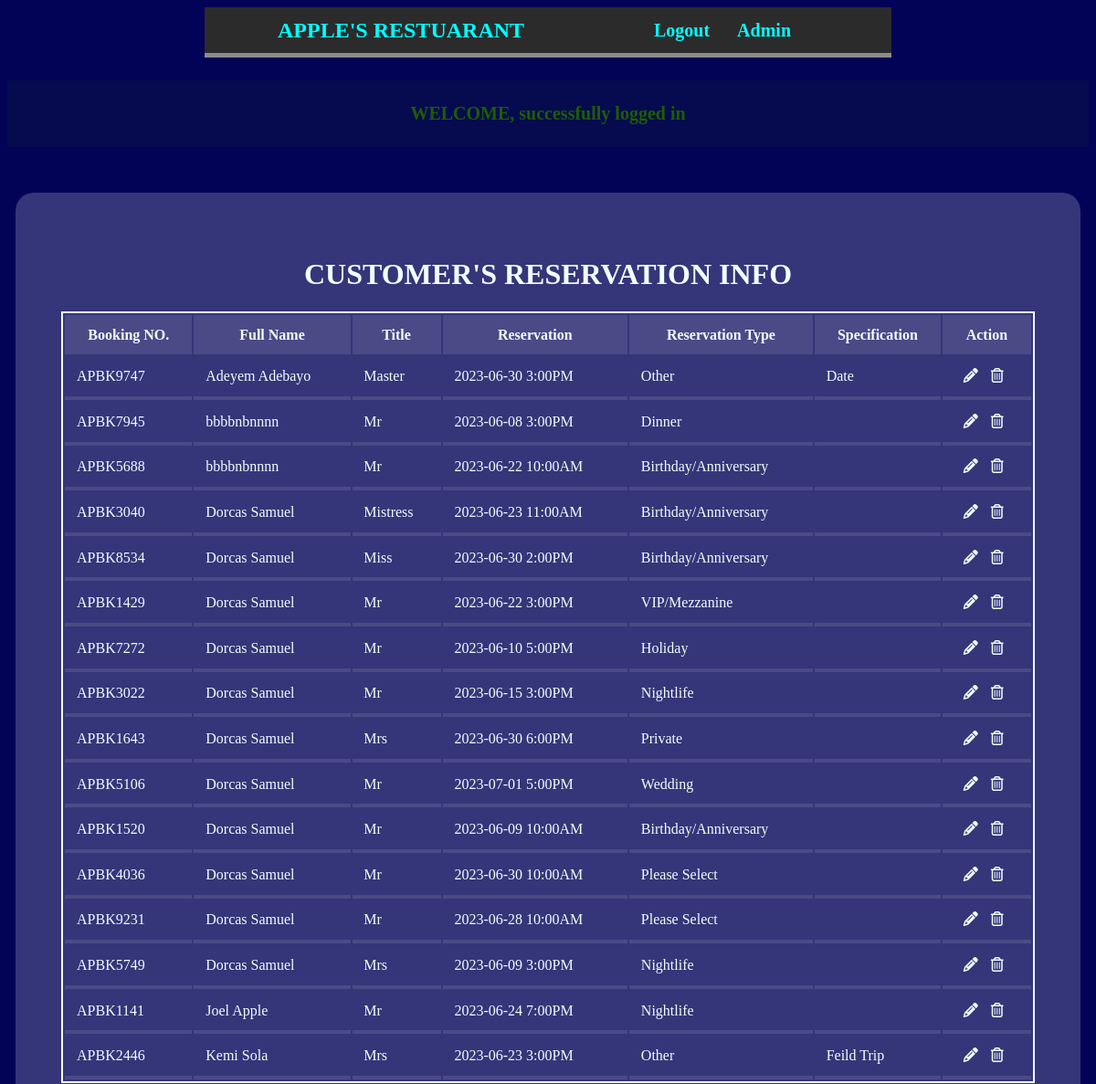
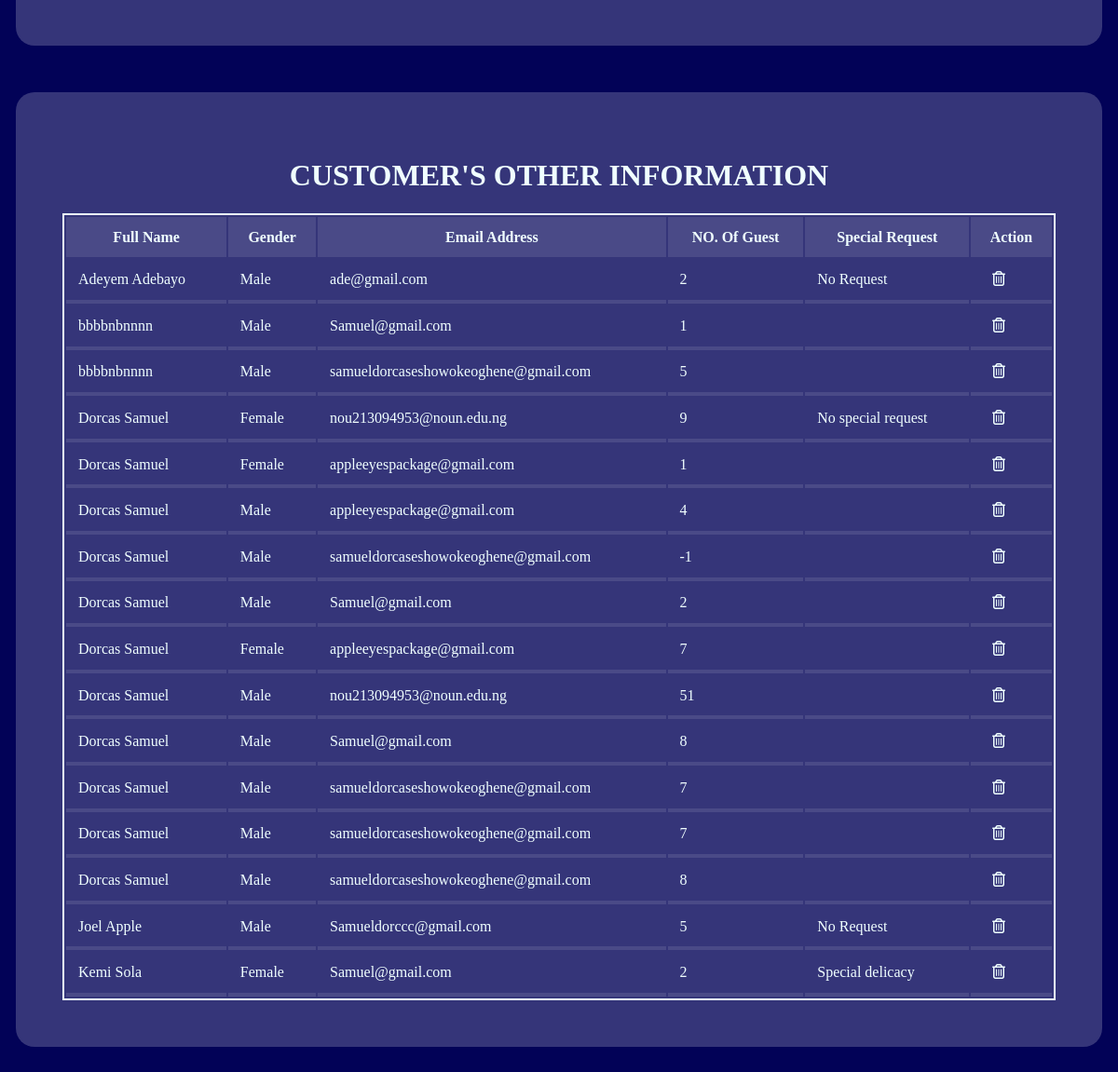
The app's page /admin/ (signed in) with its own data (2 pictures, top to bottom).
### tables this page shows
CREATE TABLE `customerstable` (
  `id` int(11) UNSIGNED NOT NULL,
  `booking` varchar(10) NOT NULL,
  `fullname` varchar(100) NOT NULL,
  `email` varchar(100) NOT NULL,
  `gender` varchar(30) NOT NULL,
  `title` varchar(30) NOT NULL,
  `guest` int(10) NOT NULL,
  `reservation` varchar(255) DEFAULT NULL,
  `reservetype` varchar(50) NOT NULL,
  `specify` varchar(50) NOT NULL,
  `message` varchar(1000) NOT NULL
);

### admin/index.php (the view, shortened to what this page needs)
<?php
include '../config/header.php';
$query = "SELECT * FROM customerstable ORDER BY fullname";
$customers = mysqli_query($connection, $query);
$otherQuery = "SELECT * FROM customerstable ORDER BY fullname";
$otherCustomers = mysqli_query($connection, $otherQuery);
?>
<body>
    <?php if (isset($_SESSION['signin-success'])) : ?>
                <div class="alert-message success">
                    <p>
                        <?= $_SESSION['signin-success'];
                        ?>
                    </p>
                </div>
    <?php endif ?>
    <div class="container" id="table-container">
        <h1 style="text-align:center;">CUSTOMER'S RESERVATION INFO</h1>
        <?php if (mysqli_num_rows($customers) > 0) : ?>
            <table>
                <thead>
                    <tr>
                        <th>Booking NO.</th>
                        <th>Full Name</th>
                        <th>Title</th>
                        <th>Reservation</th>
                        <th>Reservation Type</th>
                        <th>Specification</th>
                        <th>Action</th>
                    </tr>
                </thead>
                <tbody>
                    <?php while ($customer = mysqli_fetch_assoc($customers)) : ?>
                        <tr>
                            <td><?= $customer['booking'] ?></td>
                            <td><?= $customer['fullname'] ?></td>
                            <td><?= $customer['title'] ?></td>
                            <td><?= $customer['reservation'] ?></td>
                            <td><?= $customer['reservetype'] ?></td>
                            <td><?= $customer['specify'] ?></td>
                            <td>
                                <a href="<?= ROOT_URL ?>admin/edit.php?id=<?= $customer['id'] ?>"><i class="fa-solid fa-pencil"></i></a>
                                <a href="<?= ROOT_URL ?>admin/delete.php?id=<?= $customer['id'] ?>"><i class="fa-regular fa-trash-can"></i></a>
                            </td>
                        </tr>
                    <?php endwhile ?>
                </tbody>
            </table>
        <?php endif ?>
    </div>
    <div class="container" id="table-container">
        <h1 style="text-align:center;">CUSTOMER'S OTHER INFORMATION</h1>
        <?php if (mysqli_num_rows($customers) > 0) : ?>
            <table>
                <thead>
                    <tr>
                        <th>Full Name</th>
                        <th>Gender</th>
                        <th>Email Address</th>
                        <th>NO. Of Guest</th>
                        <th>Special Request</th>
                        <th>Action</th>
                    </tr>
                </thead>
                <tbody>
                    <?php while ($otherCustomer = mysqli_fetch_assoc($otherCustomers)) : ?>
                        <tr>
                            <td><?= $otherCustomer['fullname'] ?></td>
                            <td><?= $otherCustomer['gender'] ?></td>
                            <td><?= $otherCustomer['email'] ?></td>
                            <td><?= $otherCustomer['guest'] ?></td>
                            <td><?= $otherCustomer['message'] ?></td>
                            <td><a href="<?= ROOT_URL ?>admin/delete.php?id=<?= $otherCustomer['id'] ?>"><i class="fa-regular fa-trash-can"></i></a></td>
                        </tr>
                    <?php endwhile ?>
                </tbody>
            </table>
        <?php endif ?>
    </div>
</body>
</html>

### config/header.php (shortened to what this page needs)
<!DOCTYPE html>
<html lang="en">
<head>
    <link rel="stylesheet" href="../style.css">
</head>
<body>
    <section id='header'>
        <div>
            <h1>APPLE'S RESTUARANT</h1>
        </div>
        <div class="nav">
            <?php if (isset($_SESSION['user-id'])) : ?>
                <li><a href="<?= ROOT_URL ?>logout.php">Logout</a></li>
                <?php if (isset($_SESSION['is_an_admin'])) : ?>
                    <li><a href="<?= ROOT_URL ?>admin/manage-admin.php">Admin</a></li>
                <?php endif ?>
            <?php else : ?>
                <li><a href="<?= ROOT_URL ?>signin.php">Sign-in</a></li>
            <?php endif ?>
        </div>
    </section>

### style.css (style rules this page uses)
body { background-color: rgb(2, 2, 87); color: #f0ffff; }
#header { display: flex; align-items: center; justify-content: space-between; padding: 10px 80px; background-color: rgba(44, 43, 43); box-shadow: 0 5px rgb(139, 139, 139); position: sticky; width: 50%; height: 30px; margin: 0 auto 30px; }
#header h1 { color: #00ffff; }
#header li { list-style-type: none; margin-right: 30px; }
#header li a { color: #00ffff; text-decoration: none; font-size: 20px; font-weight: 800; }
.nav { display: flex; justify-content: space-between; }
#table-container { width: 90%; }
.container { width: 50%; padding: 50px; margin: 50px auto; background-color: rgba(255, 255, 255, 0.2); border-radius: 20px; }
table { width: 100%; border: 2px solid; }
th { background-color: rgba(255, 255, 255, 0.1); padding: 0.8rem; font-weight: 800; }
td { padding: 0.8rem; border-bottom: 4px solid rgba(255, 255, 255, 0.1); word-break: break-all; }
i { color: #f0ffff; margin-left: 10px; }
.alert-message.success { width: 100%; padding-top: 5px; padding-bottom: 5px; margin-bottom: 10px; background: rgba(30, 93, 3, 0.1); text-align: center; }
.alert-message.success p { color: rgb(30, 93, 3); font-weight: 600; font-size: 20px; }

### records on screen
customerstable: booking "APBK9747", fullname "Adeyem Adebayo", title "Master", reservation "2023-06-30 3:00PM", reservetype "Other", specify "Date", gender "Male", email "ade@gmail.com", guest "2", message "No Request"
customerstable: booking "APBK7945", fullname "bbbbnbnnnn", title "Mr", reservation "2023-06-08 3:00PM", reservetype "Dinner", gender "Male", email "Samuel@gmail.com", guest "1"
customerstable: booking "APBK5688", fullname "bbbbnbnnnn", title "Mr", reservation "2023-06-22 10:00AM", reservetype "Birthday/Anniversary", gender "Male", email "samueldorcaseshowokeoghene@gmail.com", guest "5"
customerstable: booking "APBK3040", fullname "Dorcas Samuel", title "Mistress", reservation "2023-06-23 11:00AM", reservetype "Birthday/Anniversary", gender "Female", email "nou213094953@noun.edu.ng", guest "9", message "No special request"
customerstable: booking "APBK8534", fullname "Dorcas Samuel", title "Miss", reservation "2023-06-30 2:00PM", reservetype "Birthday/Anniversary", gender "Female", email "appleeyespackage@gmail.com", guest "1"
customerstable: booking "APBK1429", fullname "Dorcas Samuel", title "Mr", reservation "2023-06-22 3:00PM", reservetype "VIP/Mezzanine", gender "Male", email "appleeyespackage@gmail.com", guest "4"
customerstable: booking "APBK7272", fullname "Dorcas Samuel", title "Mr", reservation "2023-06-10 5:00PM", reservetype "Holiday", gender "Male", email "samueldorcaseshowokeoghene@gmail.com", guest "-1"
customerstable: booking "APBK3022", fullname "Dorcas Samuel", title "Mr", reservation "2023-06-15 3:00PM", reservetype "Nightlife", gender "Male", email "Samuel@gmail.com", guest "2"
customerstable: booking "APBK1643", fullname "Dorcas Samuel", title "Mrs", reservation "2023-06-30 6:00PM", reservetype "Private", gender "Female", email "appleeyespackage@gmail.com", guest "7"
customerstable: booking "APBK5106", fullname "Dorcas Samuel", title "Mr", reservation "2023-07-01 5:00PM", reservetype "Wedding", gender "Male", email "nou213094953@noun.edu.ng", guest "51"
customerstable: booking "APBK1520", fullname "Dorcas Samuel", title "Mr", reservation "2023-06-09 10:00AM", reservetype "Birthday/Anniversary", gender "Male", email "Samuel@gmail.com", guest "8"
customerstable: booking "APBK4036", fullname "Dorcas Samuel", title "Mr", reservation "2023-06-30 10:00AM", reservetype "Please Select", gender "Male", email "samueldorcaseshowokeoghene@gmail.com", guest "7"
customerstable: booking "APBK9231", fullname "Dorcas Samuel", title "Mr", reservation "2023-06-28 10:00AM", reservetype "Please Select", gender "Male", email "samueldorcaseshowokeoghene@gmail.com", guest "7"
customerstable: booking "APBK5749", fullname "Dorcas Samuel", title "Mrs", reservation "2023-06-09 3:00PM", reservetype "Nightlife", gender "Male", email "samueldorcaseshowokeoghene@gmail.com", guest "8"
customerstable: booking "APBK1141", fullname "Joel Apple", title "Mr", reservation "2023-06-24 7:00PM", reservetype "Nightlife", gender "Male", email "Samueldorccc@gmail.com", guest "5", message "No Request"
customerstable: booking "APBK2446", fullname "Kemi Sola", title "Mrs", reservation "2023-06-23 3:00PM", reservetype "Other", specify "Feild Trip", gender "Female", email "Samuel@gmail.com", guest "2", message "Special delicacy"

### other values on screen
$_SESSION['signin-success'] "WELCOME, successfully logged in"
